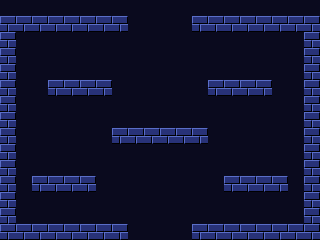

The image is a tile-based game level rendered from a .tmx file. Its description and complete source (layers, tilesets, objects, tile grids) follow:
An orthogonal 20x15 tile map with 16x16 px tiles, 1 tile layer (Tiles) and 2 objects (Player, Boss).

<map version="1.10" tiledversion="1.11.2" orientation="orthogonal" renderorder="right-down" width="20" height="15" tilewidth="16" tileheight="16" infinite="0" nextlayerid="4" nextobjectid="3">
  <properties>
    <property name="index" value="9" type="int" />
    <property name="name" value="Round 10" />
  </properties>
  <tileset firstgid="1" source="../tileset.tsx" />
  <layer id="1" name="Tiles" width="20" height="15">
    <data encoding="csv">
1,1,1,1,1,1,1,1,1,1,1,1,1,1,1,1,1,1,1,1,
5,5,5,5,5,5,5,5,1,1,1,1,5,5,5,5,5,5,5,5,
5,1,1,1,1,1,1,1,1,1,1,1,1,1,1,1,1,1,1,5,
5,1,1,1,1,1,1,1,1,1,1,1,1,1,1,1,1,1,1,5,
5,1,1,1,1,1,1,1,1,1,1,1,1,1,1,1,1,1,1,5,
5,1,1,21,21,21,21,1,1,1,1,1,1,21,21,21,21,1,1,5,
5,1,1,1,1,1,1,1,1,1,1,1,1,1,1,1,1,1,1,5,
5,1,1,1,1,1,1,1,1,1,1,1,1,1,1,1,1,1,1,5,
5,1,1,1,1,1,1,21,21,21,21,21,21,1,1,1,1,1,1,5,
5,1,1,1,1,1,1,1,1,1,1,1,1,1,1,1,1,1,1,5,
5,1,1,1,1,1,1,1,1,1,1,1,1,1,1,1,1,1,1,5,
5,1,21,21,21,21,1,1,1,1,1,1,1,1,21,21,21,21,1,5,
5,1,1,1,1,1,1,1,1,1,1,1,1,1,1,1,1,1,1,5,
5,1,1,1,1,1,1,1,1,1,1,1,1,1,1,1,1,1,1,5,
5,5,5,5,5,5,5,5,1,1,1,1,5,5,5,5,5,5,5,5
</data>
  </layer>
  <objectgroup id="2" name="Spawns">
    <object id="1" name="Player" class="Player" x="32" y="208">
      <point />
    </object>
    <object id="2" name="Boss" class="Boss" x="208" y="208">
      <point />
    </object>
  </objectgroup>
</map>
